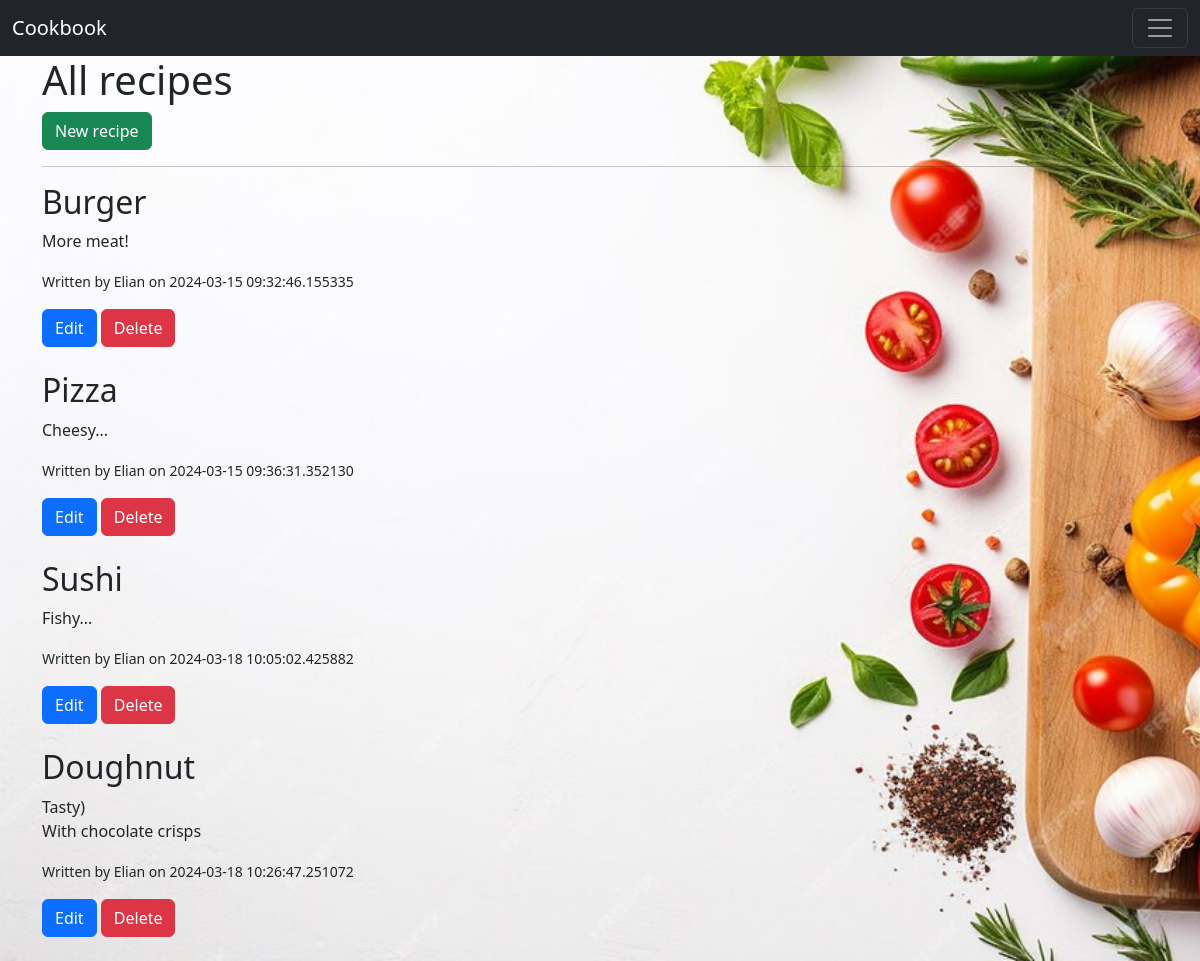
The app's page /recipes/ with its own data.
### main.py (models this page shows, shortened)
class Recipe(db.Model):
    __tablename__ = "recipes"
    id = db.Column(db.Integer, primary_key=True)
    title = db.Column(db.String(100), nullable=False, unique=True)
    description = db.Column(db.Text, nullable=False)
    author = db.Column(db.String(50))
    date_posted = db.Column(
        db.DateTime, nullable=False, default=datetime.now(timezone.utc)
    )

### main.py (the view)
@app.route("/recipes/", methods=["GET", "POST"])
def recipes():
    if request.method == "POST":
        recipe_title = request.form["title"]
        recipe_description = request.form["description"]
        new_recipe = Recipe(
            title=recipe_title, description=recipe_description, author="Elian"
        )
        db.session.add(new_recipe)
        db.session.commit()
        return redirect("/recipes/")
    else:
        all_recipes = Recipe.query.order_by(Recipe.date_posted).all()
        return render_template("recipes.html", recipes=all_recipes)

### templates/recipes.html (shortened to what this page needs)
{% extends 'base.html' %}
{% block body %}
<h1>All recipes</h1>
<a class="btn btn-success float-right" href="/recipes/new/">New recipe</a>
<hr>
{% for recipe in recipes %}
<div class="mb-4">
  <h2>{{ recipe.title }}</h2>
  <p style="white-space: pre-wrap">{{ recipe.description }}</p>
  <p>
    {% if recipe.author %}
    <small>Written by {{ recipe.author }} on {{ recipe.date_posted }}</small>
    {% else %}
    <small>Written by unknown on {{ recipe.date_posted }}</small>
    {% endif %}
  </p>
  <a class="btn btn-primary" href='/recipes/edit/{{ recipe.id }}'>Edit</a>
  <a class="btn btn-danger" href='/recipes/delete/{{ recipe.id }}'>Delete</a>
</div>
{% endfor %}
{% endblock %}

### static/css/main.css (style rules this page uses)
body { background-image: url("/static/food-bg.jpg"); background-repeat: no-repeat; background-size: cover; }

### records on screen
Recipe: title "Burger", description "More meat!", author "Elian", date_posted "2024-03-15 09:32:46.155335"
Recipe: title "Pizza", description "Cheesy...", author "Elian", date_posted "2024-03-15 09:36:31.352130"
Recipe: title "Sushi", description "Fishy...", author "Elian", date_posted "2024-03-18 10:05:02.425882"
Recipe: title "Doughnut", description "Tasty) With chocolate crisps", author "Elian", date_posted "2024-03-18 10:26:47.251072"
